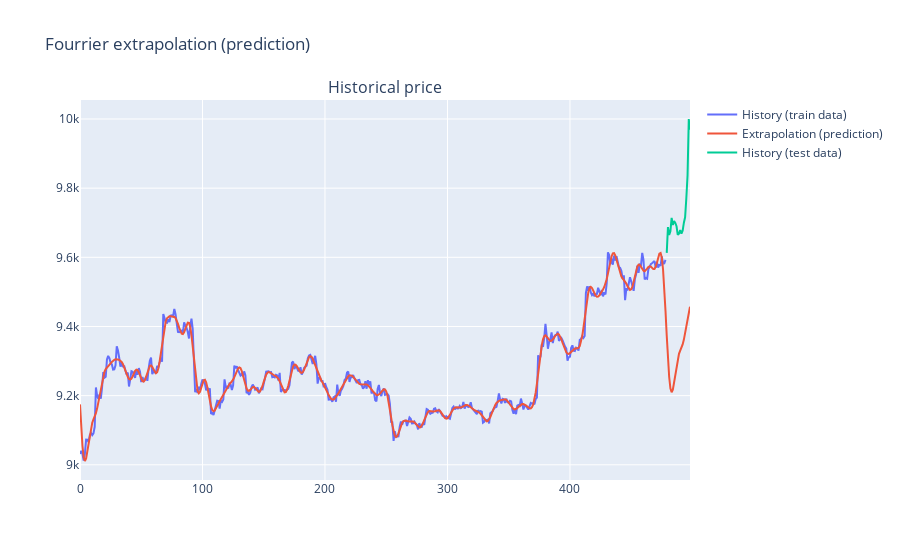

Write notebook code for a chart like this one.
### Markdown cell above
# Plot

### Code cell
fig = make_subplots(
    rows=1, cols=1, subplot_titles=("Historical price")
)

fig.add_trace(
    go.Scatter(
        name="History (train data)",
        x=np.arange(0, x.size),
        y=x,
    ),
    row=1,
    col=1,
)
fig.add_trace(
    go.Scatter(
        name="Extrapolation (prediction)",
        x=np.arange(0, extrapolation.size),
        y=extrapolation,
    ),
    row=1,
    col=1,
)
fig.add_trace(
    go.Scatter(
        name="History (test data)",
        x=np.arange(x.size, extrapolation.size),
        y=test_data,
    ),
    row=1,
    col=1,
)
fig.update_layout(
    xaxis_rangeslider_visible=False,
    showlegend=True,
    title_text="Fourrier extrapolation (prediction)",
)

### Figure 1 — Plotly figure (JSON) as saved in the notebook; plotly's stock layout.template omitted (floating-point values rounded to 4 significant figures; data arrays with more than 128 entries replaced by an {"elided": "..."} marker saying what was removed)
{"data": [{"name": "History (train data)", "type": "scatter", "x": {"elided": "479 int values"}, "xaxis": "x", "y": {"elided": "479 float values"}, "yaxis": "y"}, {"name": "Extrapolation (prediction)", "type": "scatter", "x": {"elided": "499 int values"}, "xaxis": "x", "y": {"elided": "499 float values"}, "yaxis": "y"}, {"name": "History (test data)", "type": "scatter", "x": [479, 480, 481, 482, 483, 484, 485, 486, 487, 488, 489, 490, 491, 492, 493, 494, 495, 496, 497, 498], "xaxis": "x", "y": [9613.0, 9687.0, 9665.0, 9675.0, 9714.0, 9694.0, 9705, 9700.0, 9690.0, 9665.0, 9668.0, 9679, 9669.0, 9677.0, 9700.0, 9716.0, 9771.0, 9837, 10000, 9969.0], "yaxis": "y"}], "layout": {"annotations": [{"font": {"size": 16}, "showarrow": false, "text": "Historical price", "x": 0.5, "xanchor": "center", "xref": "paper", "y": 1, "yanchor": "bottom", "yref": "paper"}], "showlegend": true, "title": {"text": "Fourrier extrapolation (prediction)"}, "xaxis": {"anchor": "y", "domain": [0, 1], "rangeslider": {"visible": false}}, "yaxis": {"anchor": "x", "domain": [0, 1]}}}
